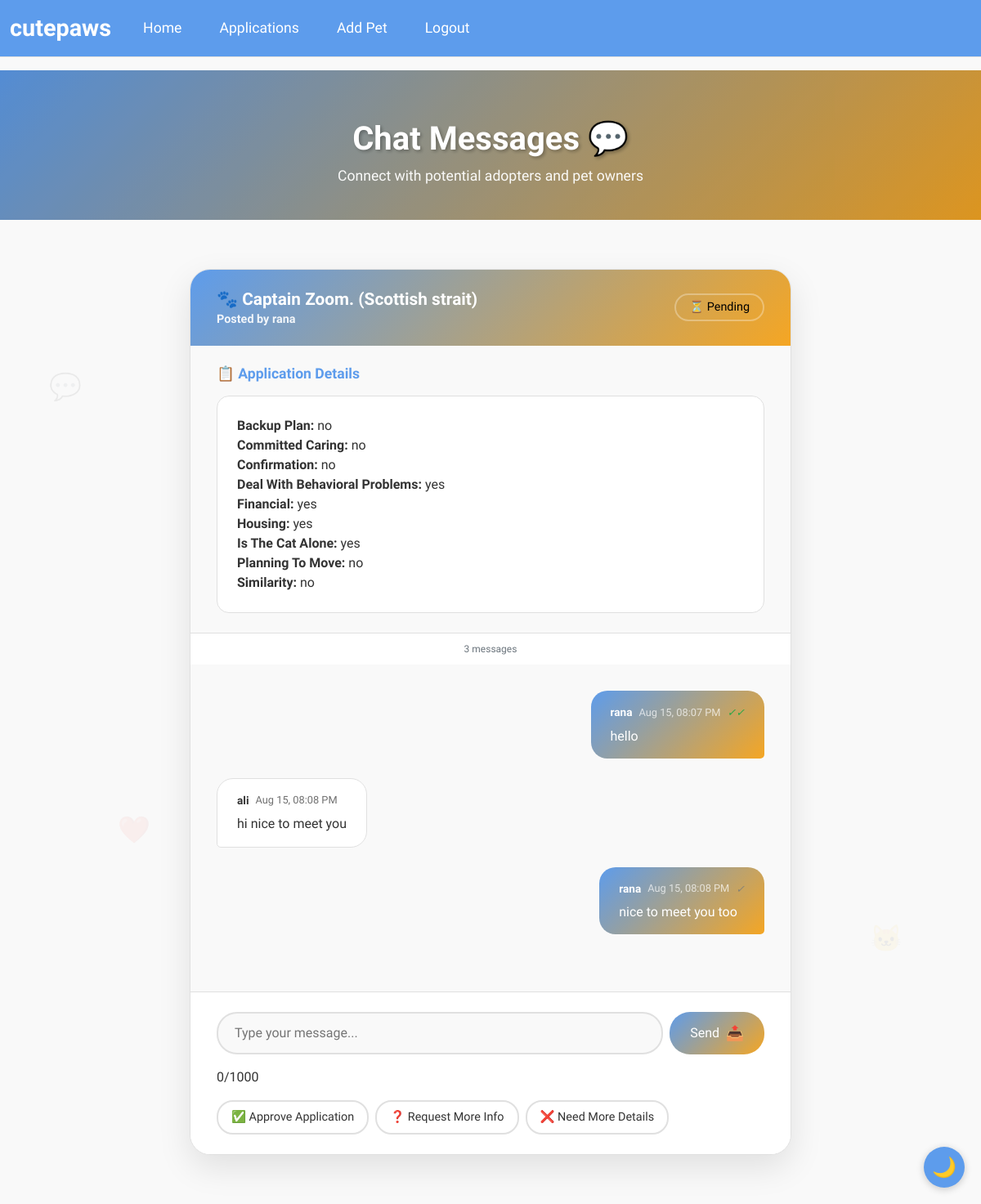
The page /messages/4 (signed in) on the database its author committed.
### wepsite/models.py (models this page shows)
class Pet(db.Model):
    id             = db.Column(db.Integer, primary_key=True)
    name           = db.Column(db.String(100))
    age            = db.Column(db.Integer)
    breed          = db.Column(db.String(100))
    description    = db.Column(db.Text)
    city           = db.Column(db.String(100))  # Changed from location to city
    image_filename = db.Column(db.String(200))
    is_adopted     = db.Column(db.Boolean, default=False)
    is_deleted = db.Column(db.Boolean, default=False)
    adoption_date = db.Column(db.DateTime)
    posted_by      = db.Column(db.Integer, db.ForeignKey('user.id'))
    poster = db.relationship('User', foreign_keys=[posted_by])
    created_at = db.Column(db.DateTime(timezone=True), default=lambda: datetime.now(timezone.utc))
    updated_at = db.Column(db.DateTime(timezone=True), default=lambda: datetime.now(timezone.utc), onupdate=lambda: datetime.now(timezone.utc))
    applications = db.relationship(
        'AdoptionApplication',
        backref="pet",
        lazy=True,
        cascade="all, delete-orphan"
    )

class User(db.Model, UserMixin):
    id         = db.Column(db.Integer, primary_key=True)
    email      = db.Column(db.String(150), unique=True, nullable=False)
    password   = db.Column(db.String(150), nullable=False)
    first_name = db.Column(db.String(150), nullable=False)
    is_admin   = db.Column(db.Boolean, default=False)
    created_at = db.Column(db.DateTime(timezone=True), default=lambda: datetime.now(timezone.utc))

class AdoptionApplication(db.Model):
    id = db.Column(db.Integer, primary_key=True)
    pet_id = db.Column(db.Integer, db.ForeignKey('pet.id'))
    user_id = db.Column(db.Integer, db.ForeignKey('user.id'))
    application_date = db.Column(db.DateTime, default=func.now())
    answers = db.Column(db.Text)
    status = db.Column(db.String(20), default='pending')
    user = db.relationship('User',backref='applications')
    created_at = db.Column(db.DateTime(timezone=True), default=lambda: datetime.now(timezone.utc))
    updated_at = db.Column(db.DateTime(timezone=True), default=lambda: datetime.now(timezone.utc), onupdate=lambda: datetime.now(timezone.utc))
    messages = db.relationship(
        'Message',
        back_populates='application',
        lazy=True,
        cascade="all, delete-orphan"
    )

class Message(db.Model):
    __tablename__ = 'messages'
    id = db.Column(db.Integer, primary_key=True)
    application_id = db.Column(db.Integer, db.ForeignKey('adoption_application.id'))
    sender_id = db.Column(db.Integer, db.ForeignKey('user.id'))
    content = db.Column(db.Text)
    timestamp = db.Column(db.DateTime, default=func.now())
    is_read = db.Column(db.Boolean, default=False)
    sender = db.relationship('User', foreign_keys=[sender_id])
    is_deleted = db.Column(db.Boolean, default=False)
    client_id = db.Column(db.String(36), unique=True, nullable=True)  # Client-generated UUID
    sequence_number = db.Column(db.Integer, nullable=False)  # Sequential ordering within application
    created_at = db.Column(db.DateTime(timezone=True), default=lambda: datetime.now(timezone.utc))
    __table_args__ = (
        db.Index('idx_messages_app_sequence', 'application_id', 'sequence_number'),
        db.Index('idx_messages_client_id', 'client_id'),
        db.Index('idx_messages_unread', 'application_id', 'is_read', 'is_deleted'),
    )
    sender = db.relationship('User', backref=db.backref('sent_messages', lazy='dynamic'))
    application = db.relationship('AdoptionApplication', back_populates='messages')

### wepsite/views.py (the view, shortened to what this page needs)
@views.route('/messages/<int:application_id>', methods=['GET', 'POST'])
@login_required
def messages(application_id):
    try:
        application = AdoptionApplication.query.get_or_404(application_id)
        has_access = False
        if current_user.id == application.user_id:
            has_access = True
        elif current_user.is_admin:
            if application.pet and application.pet.posted_by == current_user.id:
                has_access = True
        if not has_access:
            flash("You don't have permission to view these messages.", "error")
            return redirect(url_for('views.home'))
        messages = Message.query.filter_by(
            application_id=application_id,
            is_deleted=False
        ).order_by(Message.sequence_number).all()
        messages_to_update = []
        for msg in messages:
            if msg.sender_id != current_user.id and not msg.is_read:
                msg.is_read = True
                messages_to_update.append(msg)
        if messages_to_update:
            db.session.commit()
        if current_user.is_admin:
            applications = AdoptionApplication.query.join(Pet).filter(
                Pet.posted_by == current_user.id
            ).order_by(AdoptionApplication.id.desc()).all()
        else:
            applications = AdoptionApplication.query.filter_by(
                user_id=current_user.id
            ).order_by(AdoptionApplication.id.desc()).all()
        for app in applications:
            app.unread = Message.query.filter(
                Message.application_id == app.id,
                Message.sender_id != current_user.id,
                Message.is_read == False,
                Message.is_deleted == False
            ).count()
        return render_template(
            'messages.html',
            user=current_user,
            messages=messages,
            application=application,
            pet=application.pet,
            applications=applications
        )
    except Exception as e:
        logger.error(f"Error in messages route: {str(e)}")
        flash("An error occurred while loading messages", "error")
        return redirect(url_for('views.applications'))

### wepsite/templates/messages.html (shortened to what this page needs)
{% extends "base.html" %}
{% block extra_css %}
<link rel="stylesheet" href="{{ url_for('static', filename='css/messages.css') }}">
{% endblock %}
{% block content %}
<section class="messages-hero">
    <div class="container">
        <div class="row justify-content-center">
            <div class="col-lg-8">
                <div class="hero-content">
                    <h1 class="hero-title">Chat Messages 💬</h1>
                    <p class="hero-subtitle">Connect with potential adopters and pet owners</p>
                </div>
            </div>
        </div>
    </div>
</section>
<section class="main-section">
    <div class="container">
        <div class="floating-element">💬</div>
        <div class="floating-element">🐱</div>
        <div class="floating-element">❤️</div>
        <div class="row justify-content-center">
            <div class="col-md-10 col-lg-8">
                <div class="chat-container">
                    <div class="chat-header">
                        <div class="pet-info">
                            <div class="pet-details">
                                <h5 class="pet-name">
                                    {% if application.pet and not application.pet.is_deleted %}
                                        <a href="{{ url_for('views.pet_detail', pet_id=application.pet.id) }}" class="pet-link">
                                            🐾 {{ application.pet.name }} ({{ application.pet.breed }})
                                        </a>
                                        <small class="poster-info">
                                            Posted by {{ application.pet.poster.first_name }}
                                        </small>
                                    {% else %}
                                        <span class="archived-pet">📁 Archived Pet Conversation</span>
                                    {% endif %}
                                </h5>
                            </div>
                            <div class="status-badge">
                                <span class="badge status-{{ application.status }}">
                                    {% if application.status == 'pending' %}⏳{% endif %}
                                    {{ application.status|title }}
                                </span>
                            </div>
                        </div>
                    </div>
                    {% if current_user.is_admin and application.answers %}
                    <div class="application-details">
                        <h6 class="details-title">📋 Application Details</h6>
                        <div class="details-content">
                            {% set answers = application.answers|from_json %}
                            <div class="details-grid">
                                {% for question, answer in answers.items() %}
                                    <div class="detail-item">
                                        <strong>{{ question|replace('_', ' ')|title }}:</strong>
                                        <span>{{ answer }}</span>
                                    </div>
                                {% endfor %}
                            </div>
                        </div>
                    </div>
                    {% endif %}
                    <div class="message-count" id="messageCount">
                        {{ messages|length }} message{{ 's' if messages|length != 1 else '' }}
                    </div>
                    <div class="messages-container" id="messagesContainer">
                        {% for msg in messages %}
                            <div class="message-wrapper" data-message-id="{{ msg.id }}" data-sequence="{{ msg.sequence_number }}" data-client-id="{{ msg.client_id }}">
                                <div class="message {{ 'message-sent' if msg.sender_id == current_user.id else 'message-received' }}">
                                    <div class="message-bubble">
                                        <div class="message-header">
                                            <span class="sender-name">{{ msg.sender.first_name }}</span>
                                            <span class="message-time">{{ msg.timestamp.strftime('%b %d, %I:%M %p') }}</span>
                                            {% if msg.sender_id == current_user.id %}
                                                <span class="read-status">
                                                    {% if msg.is_read %}
                                                        <i class="read-icon read" title="Read">✓✓</i>
                                                    {% else %}
                                                        <i class="read-icon delivered" title="Delivered">✓</i>
                                                    {% endif %}
                                                </span>
                                            {% endif %}
                                        </div>
                                        <p class="message-content">{{ msg.content }}</p>
                                    </div>
                                </div>
                            </div>
                        {% endfor %}
                    </div>
                    <div class="chat-footer">
                        {% if application.status == 'archived' or (application.pet and application.pet.is_deleted) %}
                            <div class="archived-notice">
                                <i class="archive-icon">📁</i>
                                <span>This application is archived and cannot be modified.</span>
                            </div>
                        {% else %}
                            <form id="message-form" method="POST" action="{{ url_for('views.messages', application_id=application.id) }}" class="message-form">
                                <div class="input-wrapper">
                                    <input type="text"
                                           name="message"
                                           class="message-input"
                                           placeholder="Type your message..."
                                           maxlength="1000"
                                           required>
                                    <button type="submit" class="send-btn" id="sendBtn">
                                        <span class="btn-text">Send</span>
                                        <span class="btn-icon">📤</span>
                                    </button>
                                </div>
                                <div class="char-counter">
                                    <span id="charCount">0</span>/1000
                                </div>
                                {% if current_user.is_admin and application.pet.posted_by == current_user.id and application.status == 'pending' %}
                                <div class="quick-replies">
                                    <button type="button" class="quick-reply-btn approve-btn" data-reply="approved">
                                        ✅ Approve Application
                                    </button>
                                    <button type="button" class="quick-reply-btn info-btn" data-reply="questions">
                                        ❓ Request More Info
                                    </button>
                                    <button type="button" class="quick-reply-btn reject-btn" data-reply="rejected">
                                        ❌ Need More Details
                                    </button>
                                </div>
                                {% endif %}
                            </form>
                        {% endif %}
                    </div>
                </div>
            </div>
        </div>
    </div>
</section>
{% endblock %}

### wepsite/templates/base.html (style rules this page uses)
:root { --color-primary: #5d9cec; --color-primary-dark: #3a7bc8; --color-secondary: #f5a623; --color-secondary-dark: #e08c0c; --color-background: #f9f9f9; --color-surface: #ffffff; --color-text: #333333; --color-text-light: #666666; --color-success: #27ae60; --color-error: #e74c3c; --color-border: #e0e0e0; --color-primary-darkmode: #6bb9f0; --color-secondary-darkmode: #ffb347; --color-background-darkmode: #1a1a1a; --color-surface-darkmode: #2d2d2d; --color-text-darkmode: #f5f5f5; --color-text-light-darkmode: #cccccc; --color-border-darkmode: #444444; }
* { box-sizing: border-box; }
html { scroll-behavior: smooth; }
body { background-color: var(--color-background); font-family: 'Signika Negative', sans-serif; color: var(--color-text); margin: 0; padding: 0; min-height: 100vh; transition: background-color 0.3s, color 0.3s; }

### rows shown on the page
Pet: pet.name "Captain Zoom.", pet.breed "Scottish strait"
User: pet.poster.first_name "rana"
AdoptionApplication: status "Pending"
Message: sender.first_name "rana", timestamp "Aug 15, 08:07 PM", content "hello"
Message: sender.first_name "ali", timestamp "Aug 15, 08:08 PM", content "hi nice to meet you"
Message: sender.first_name "rana", timestamp "Aug 15, 08:08 PM", content "nice to meet you too"

### other values the page prints
{{ question|replace('_', ' ')|title }} "Backup Plan" "Committed Caring" "Confirmation" "Deal With Behavioral Problems" "Financial" "Housing" "Is The Cat Alone" "Planning To Move" "Similarity"
{{ answer }} "no" "no" "no" "yes" "yes" "yes" "yes" "no" "no"
{{ messages|length }} "3"
{{ 's' if messages|length != 1 else '' }} "s"
